Frame 1 (no input): blank canvas, image omitted
Frame 60 (no input): blank canvas, image omitted
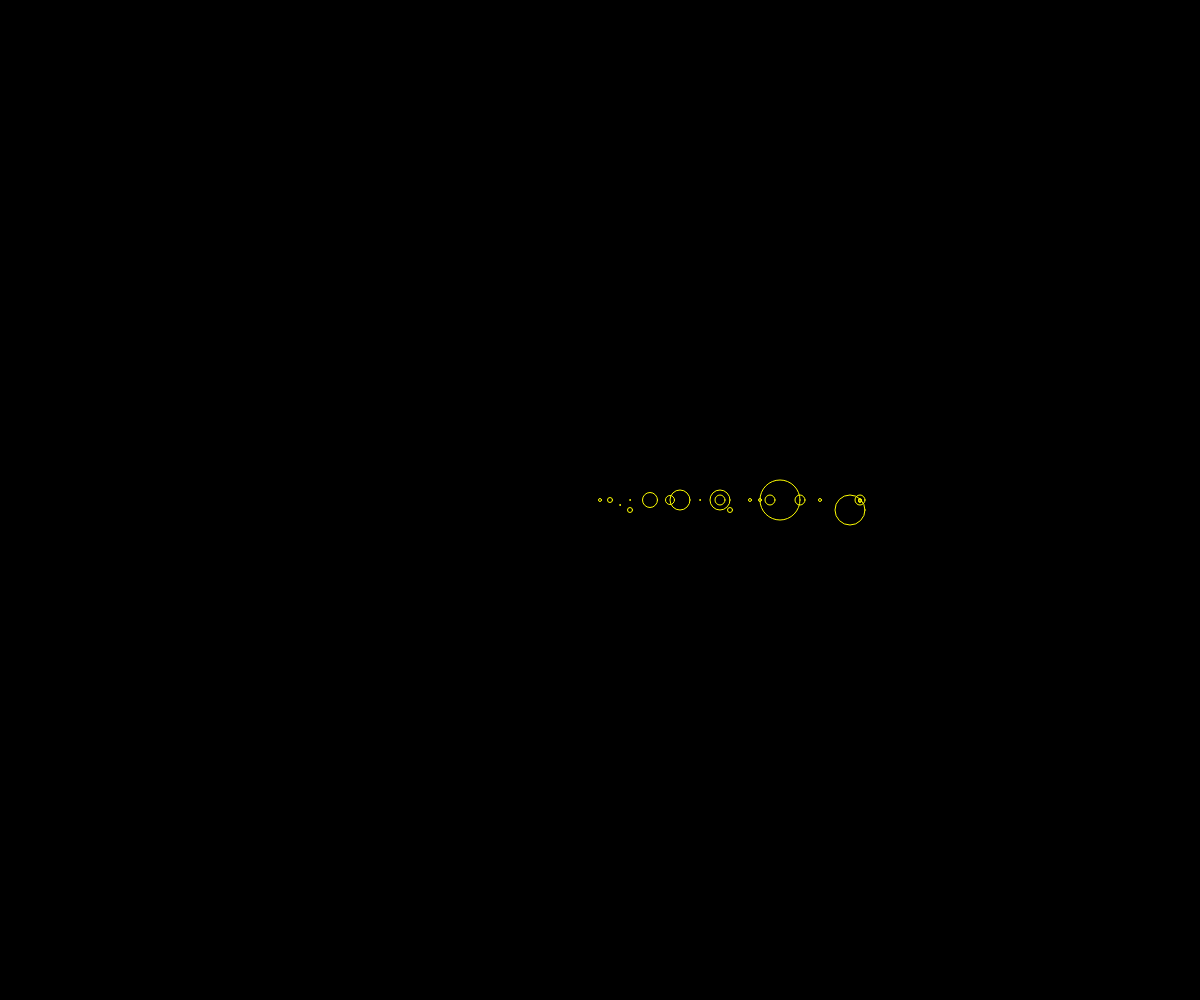
Frame 120 (the mouse pressed at the canvas centre since frame 60)

The p5.js sketch whose frames 1 and 60 were blank and that drew this single picture after the mouse press (run headless with seeded random() and noise() and a simulated clock; from frame 60 on, the mouse is pressed at the canvas centre):

// p5.js sketch
// ── sketch.js
function preload() {
  // put preload code here
}

function setup() {
  createCanvas(windowWidth, windowHeight);
  angleMode(DEGREES);
  background("black");
}

function draw() {
  noFill();
  if (mouseIsPressed === true) {
    let myColor = lerpColor(color("red"), color("yellow"), frameCount / 120);

    if (frameCount >= 120) {
      stroke(myColor);
    }

    let myColor1 = lerpColor(color("yellow"), color("green"), frameCount / 120);
    if (frameCount >= 240) {
      stroke(myColor1);
    }

    let myColor2 = lerpColor(color("green"), color("blue"), frameCount / 120);
    if (frameCount >= 360) {
      stroke(myColor2);
    }

    let myColor3 = lerpColor(color("blue"), color("red"), frameCount / 120);
    if (frameCount >= 480) {
      stroke(myColor3);
    }

    let myColor4 = lerpColor(color("red"), color("black"), 1);
    if (frameCount >= 600) {
      stroke(myColor4);

      if (frameCount >= 840) {
        noLoop();
        draw();
      }
    }

    translate(width / 2, height / 2);
    rotate(frameCount * 3);

    circle(260, 1, 3);
    circle(260, 0, 3);
    circle(260, 0, 10);
    circle(250, 10, 30);
    circle(220, 0, 3);
    circle(200, 0, 10);

    circle(180, 0, 40);
    circle(170, 0, 10);
    circle(160, 0, 3);
    circle(150, 0, 3);
    circle(130, 10, 5);
    circle(120, 0, 10);
    circle(120, 0, 20);

    circle(100, 0, 1);
    circle(80, 0, 20);
    circle(70, 0, 9);
    circle(50, 0, 15);

    circle(30, 10, 5);
    circle(30, 0, 1);
    circle(20, 5, 1);
    circle(10, 0, 5);
    circle(0, 0, 3);
  }
}
